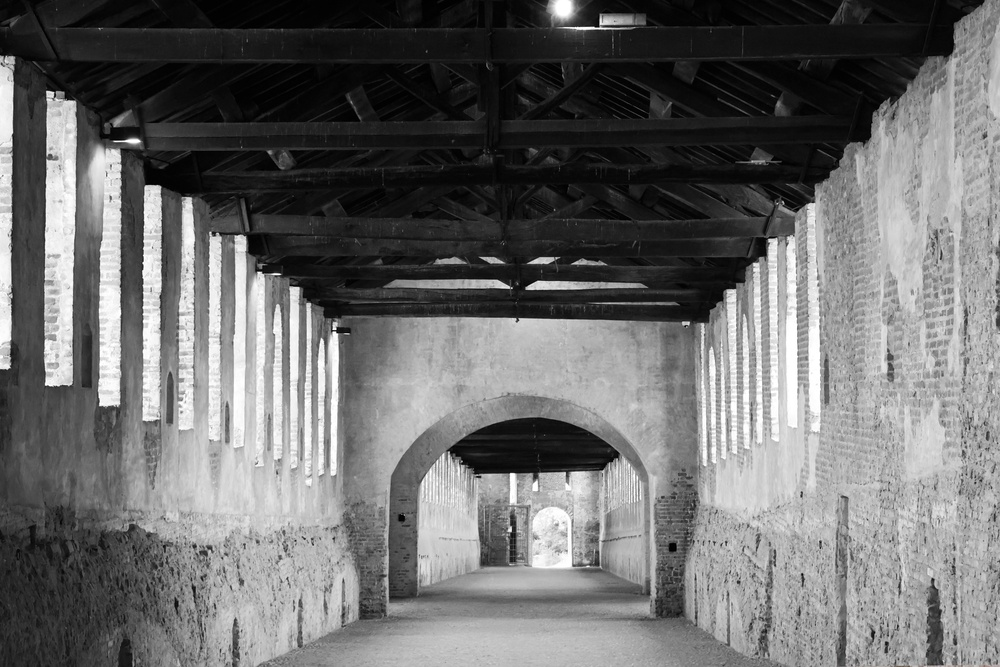
#> input picture image/grey_image.jpg, 1000 x 667 px, shrunk from 6000 x 4000 before the run
$ jupyter execute script.ipynb
#> lines starting #> are read from the running program, lines starting #| are printed output that depends on the picture; after the words box and inside, x2 and y2 are one past the last pixel; in counts of white or black regions, pixels touching at a corner belong together
# EC7212 – Computer Vision and Image Processing

## Take Home Assignment 1

## EG/2020/4330 - Sheshan K.H.N.

#### [GitHub Repository](https://github.com/Mr-Nithil/EC7212---Computer-Vision-and-Image-Processing-TakeHome-1)

[cell 1]
import cv2
import numpy as np
import matplotlib.pyplot as plt
import os
from pathlib import Path

Path("../results").mkdir(parents=True, exist_ok=True)

## Task 1: Reducing Image Intencity

[cell 2]
def quantize_intensity(image, target_levels):

    # Validate input
    if target_levels <= 0 or (target_levels & (target_levels - 1)) != 0:
        raise ValueError("Target levels must be a positive power of 2")

    if target_levels > 256:
        raise ValueError("Target levels cannot exceed 256")

    # Calculate quantization factor
    quantization_factor = 256 // target_levels

    # Perform quantization
    quantized_image = (image // quantization_factor) * quantization_factor

    return quantized_image.astype(np.uint8)

[cell 3]
def reduce_intensity_levels(image, levels):
    if not (levels & (levels - 1) == 0 and levels <= 256):
        raise ValueError("Levels must be a power of 2 and ≤ 256")

    # Compute the quantization step
    step = 256 // levels
    reduced_img = (image // step) * step

    return reduced_img

[cell 4]
# Load and process image
image_file = "../image/grey_image.jpg"
input_image = cv2.imread(image_file, cv2.IMREAD_GRAYSCALE)
#> input_image: shape (667, 1000); min 0, max 255, mean 108.6

if input_image is None:
    print(f"Error: Could not load image from {image_file}")
    exit(1)

[cell 5]
# Test with different intensity levels
intensity_levels = [2, 8]
results = []

for levels in intensity_levels:
    quantized = quantize_intensity(input_image, levels)
    results.append((levels, quantized))

    # Save individual results
    save_path = f"../results/quantized_{levels}_levels.jpg"
    cv2.imwrite(save_path, quantized)
#> this loop made 2 passes
#> pass 1, in quantize_intensity, `quantized_image = (image // quantization_factor) * quantization_factor`:
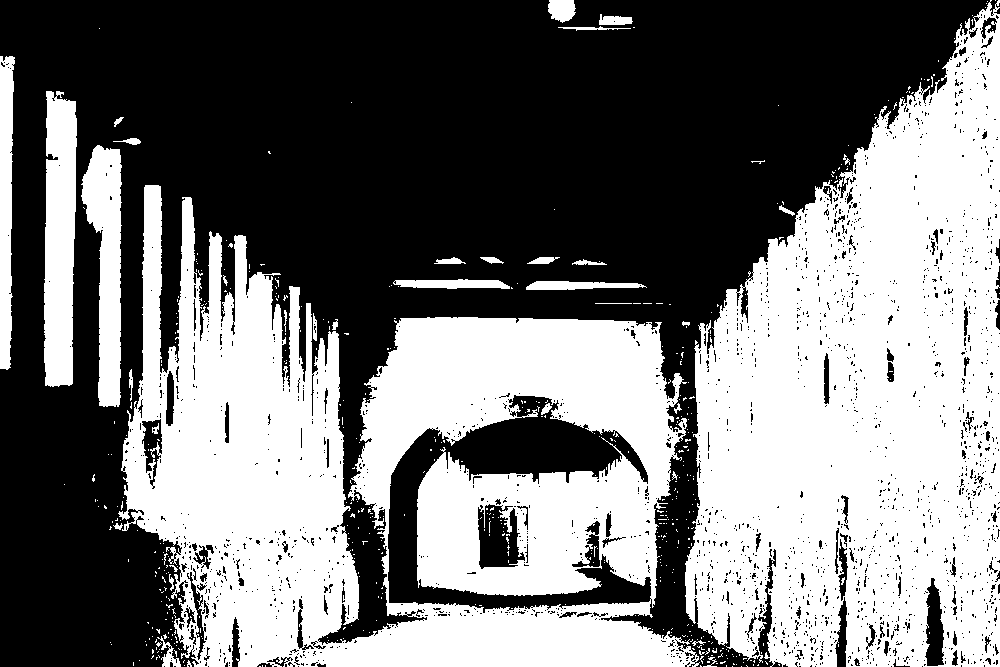
#> quantized_image: shape (667, 1000); values 0 (black) and 128 (white), 46.9% white; 534 white regions (498 under 20 px), largest, box (x1, y1, x2, y2) and area: (118, 185, 700, 667) 147233, (685, 0, 1000, 667) 141097, (44, 91, 77, 387) 8395
#> pass 2, in quantize_intensity (call 2), `quantized_image = (image // quantization_factor) * quantization_factor`:
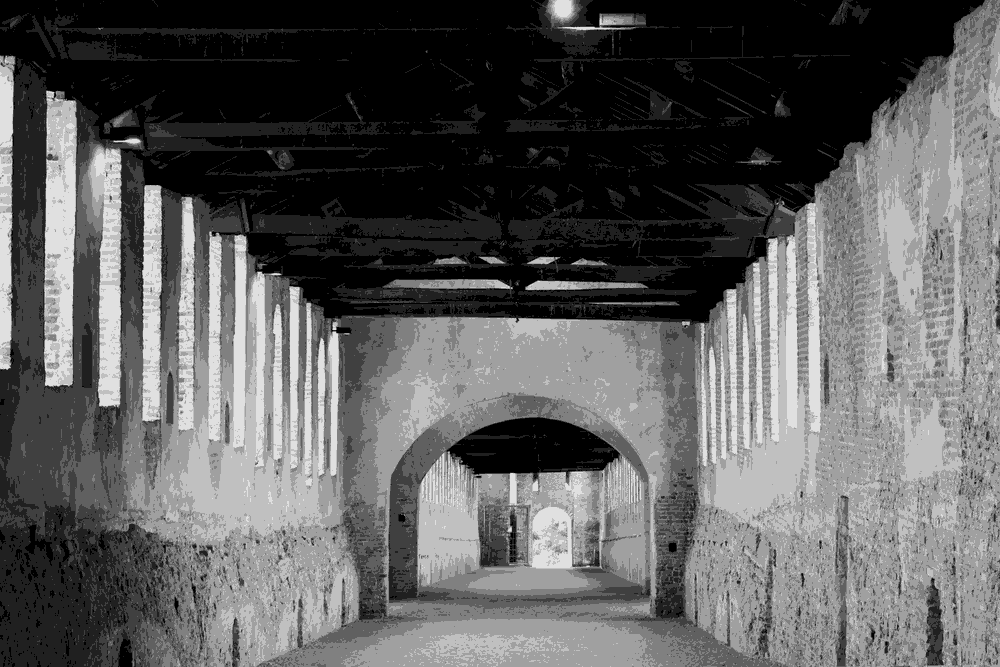
#> quantized_image: shape (667, 1000); min 0, max 224, mean 93.3
#> after the loop, results = 2 items

[cell 6]
# Create comparison visualization
fig, axes = plt.subplots(1, 3, figsize=(15, 10))
axes = axes.flatten()

# Original image
axes[0].imshow(input_image, cmap='gray')
axes[0].set_title('Original (256 levels)')
axes[0].axis('off')

# Quantized images
for i, (levels, img) in enumerate(results):
    axes[i+1].imshow(img, cmap='gray')
    axes[i+1].set_title(f'Quantized ({levels} levels)')
    axes[i+1].axis('off')
#> this loop made 2 passes
#> levels on passes 1 to 2: 2, 8

plt.tight_layout()
plt.savefig('../results/intensity_comparison.png', dpi=300, bbox_inches='tight')
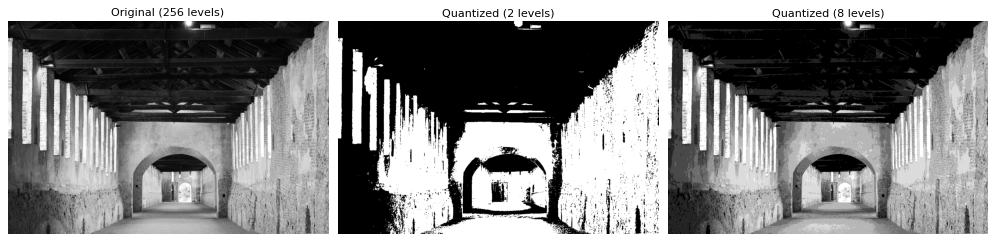
#> figure drawn by matplotlib, 3 panels
plt.show()

## Task 2: Spatial Average

[cell 7]
def apply_averaginging_filter(image, kernel_size):

    # Create averaging kernel
    kernel = np.ones((kernel_size, kernel_size), np.float32) / (kernel_size * kernel_size)

    # Apply convolution
    smoothed = cv2.filter2D(image, -1, kernel)

    return smoothed.astype(np.uint8)

[cell 8]
kernel_sizes = [3, 10, 20]
averaged_images = []

print("Applying spatial averaging filters...")
for size in kernel_sizes:
    averaged = apply_averaginging_filter(input_image, size)
    averaged_images.append(averaged)

    # Save result
    output_file = f"../results/averaged_{size}x{size}.jpg"
    cv2.imwrite(output_file, averaged)
    print(f"Saved {size}×{size} averaged image")
#> this loop made 3 passes
#> pass 3, in apply_averaginging_filter (call 3), `smoothed = cv2.filter2D(image, -1, kernel)`:
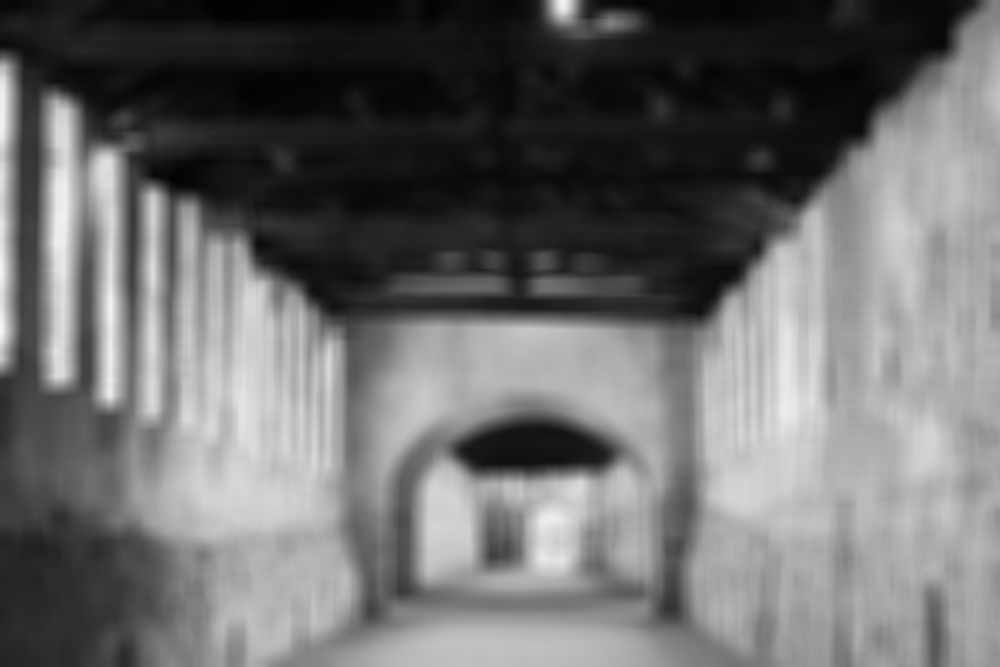
#> smoothed: shape (667, 1000); min 2, max 246, mean 108.5
#> after the loop, averaged_images = 3 items

[cell 9]
# Visualization
plt.figure(figsize=(16, 4))
images_to_show = [input_image] + averaged_images
#> images_to_show = 4 items
titles = ['Original'] + [f'{size}×{size} Averaged' for size in kernel_sizes]

for i, (img, title) in enumerate(zip(images_to_show, titles)):
    plt.subplot(1, 4, i+1)
    plt.imshow(img, cmap='gray')
    plt.title(title)
    plt.axis('off')
#> this loop made 4 passes
#> title on passes 1 to 4: 'Original', '3×3 Averaged', '10×10 Averaged', '20×20 Averaged'

plt.tight_layout()
plt.savefig('../results/averaging_comparison.png', dpi=300, bbox_inches='tight')
plt.show()

## Task 3: Image Rotation

#### Rotate by 45 degrees

[cell 10]
# Shape of image in terms of pixels.
(rows, cols) = input_image.shape[:2]
#> rows = 667; cols = 1000

M = cv2.getRotationMatrix2D((cols/2, rows/2), 45, 1)
#> M = [[0.707, 0.707, -89.37], [-0.707, 0.707, 451.2]]
angled_img = cv2.warpAffine(input_image, M, (cols, rows))
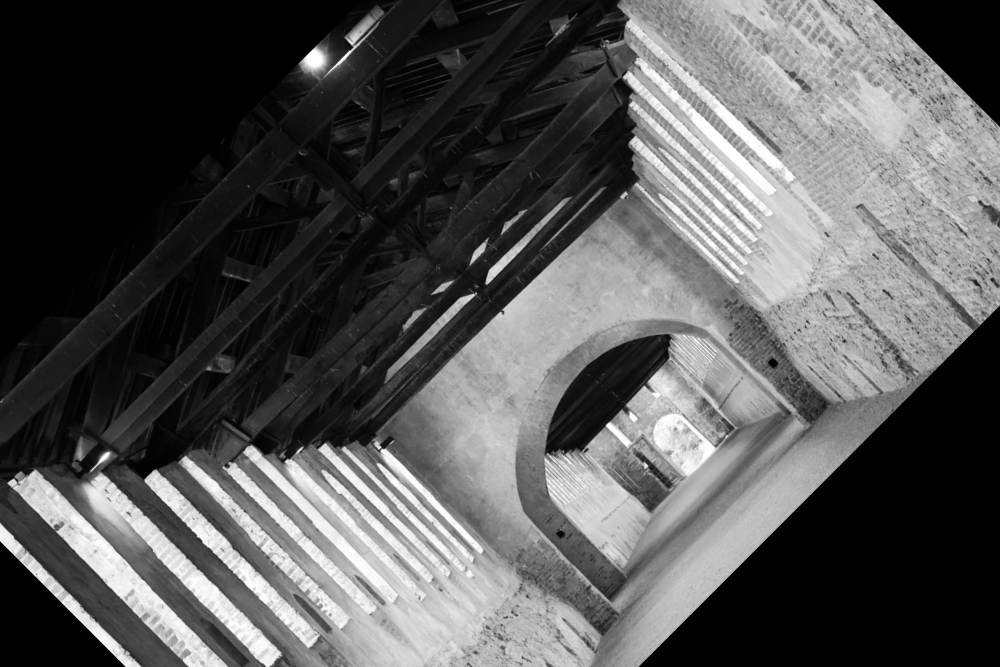
#> angled_img: shape (667, 1000); min 0, max 255, mean 87.5

[cell 11]
output_path = os.path.join("..", "results", "45_rotated_img.jpg")
cv2.imwrite(output_path, angled_img)
#> Out = True

#### Rotate by 90 degrees

[cell 12]
rotated_img = cv2.rotate(input_image, cv2.ROTATE_90_CLOCKWISE)
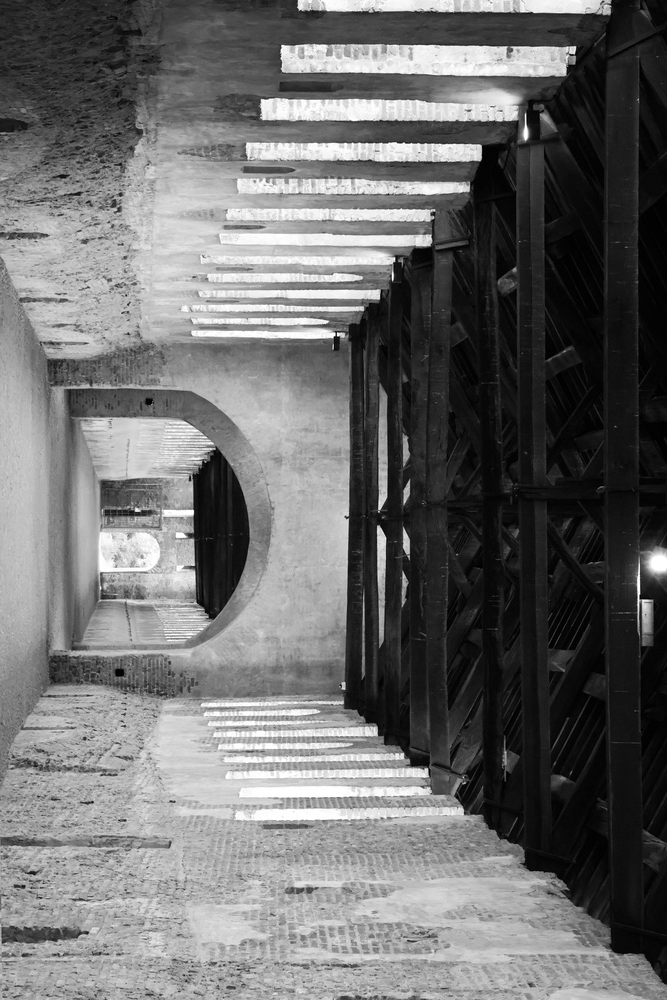
#> rotated_img: shape (1000, 667); min 0, max 255, mean 108.6
output_path = os.path.join("..", "results", "90_rotated_img.jpg")
cv2.imwrite(output_path, rotated_img)
#> Out = True

[cell 13]
# Plot using matplotlib
plt.figure(figsize=(10, 5))

plt.subplot(1, 3, 1)
plt.imshow(input_image, cmap='gray')
plt.title('Original Image')
plt.axis('off')

plt.subplot(1, 3, 2)
plt.imshow(angled_img, cmap='gray')
plt.title(f'45 Degrees Rotated Image')
plt.axis('off')

plt.subplot(1, 3, 3)
plt.imshow(rotated_img, cmap='gray')
plt.title(f'90 Degrees Rotated Image')
plt.axis('off')

plt.tight_layout()
plt.show()

## Task 4: Spatial Resolution Reduction

[cell 14]
def reduce_resolution_blocks(image, block_size):

    height, width = image.shape
    output_image = image.copy().astype(np.float32)

    for row in range(0, height, block_size):
        for col in range(0, width, block_size):
            block = image[row:row+block_size, col:col+block_size]
            block_mean = np.mean(block)
            output_image[row:row+block_size, col:col+block_size] = block_mean

    return output_image.astype(np.uint8)

[cell 15]
# Define block sizes and process images
block_sizes = [3, 5, 7]
downsampled_images = []

for block_size in block_sizes:
    reduced_img = reduce_resolution_blocks(input_image, block_size)
    downsampled_images.append(reduced_img)

    # Calculate compression ratio
    original_blocks = input_image.size
    reduced_blocks = (input_image.shape[0] // block_size) * (input_image.shape[1] // block_size)
    compression_ratio = original_blocks / (reduced_blocks * block_size**2)

    # Save result
    cv2.imwrite(f"../results/block_averaged_{block_size}x{block_size}.jpg", reduced_img)
    print(f"{block_size}x{block_size} block averaged image saved (Compression: {compression_ratio:.2f}x)")
#> this loop made 3 passes
#> pass 3, `reduced_img = reduce_resolution_blocks(input_image, block_size)`:
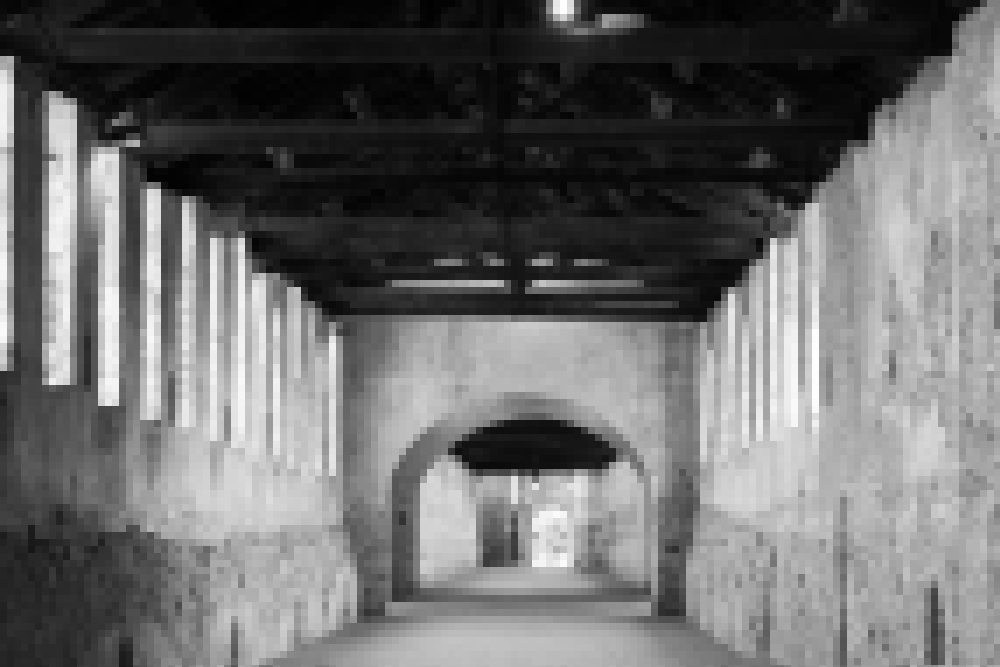
#> reduced_img: shape (667, 1000); min 1, max 254, mean 108.1
#> after the loop, downsampled_images = 3 items

[cell 16]
# Visualization
fig, axes = plt.subplots(2, 2, figsize=(12, 12))
axes = axes.flatten()

axes[0].imshow(input_image, cmap='gray')
axes[0].set_title('Original Image')
axes[0].axis('off')

for i, (img, size) in enumerate(zip(downsampled_images, block_sizes)):
    axes[i+1].imshow(img, cmap='gray')
    axes[i+1].set_title(f'{size}x{size} Block Averaged')
    axes[i+1].axis('off')
#> this loop made 3 passes
#> size on passes 1 to 3: 3, 5, 7

plt.tight_layout()
plt.savefig('../results/block_averaging_comparison.png', dpi=300)
plt.show()
